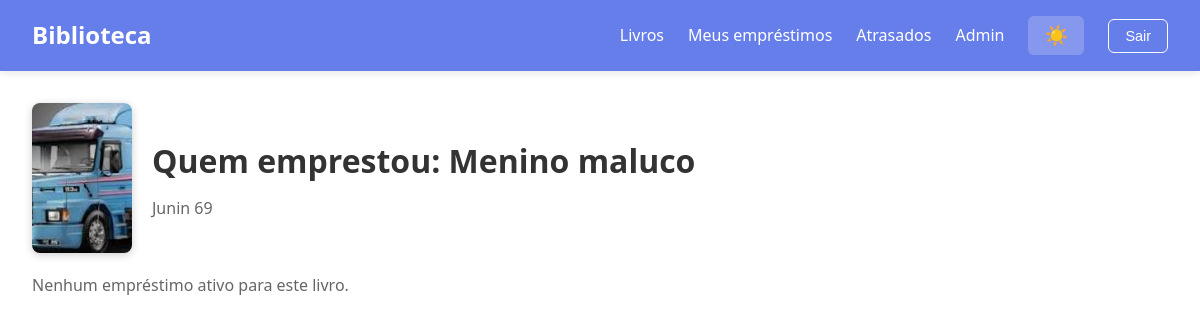
Page /staff/book/1/borrowers/ (signed in) on the earlier database version.
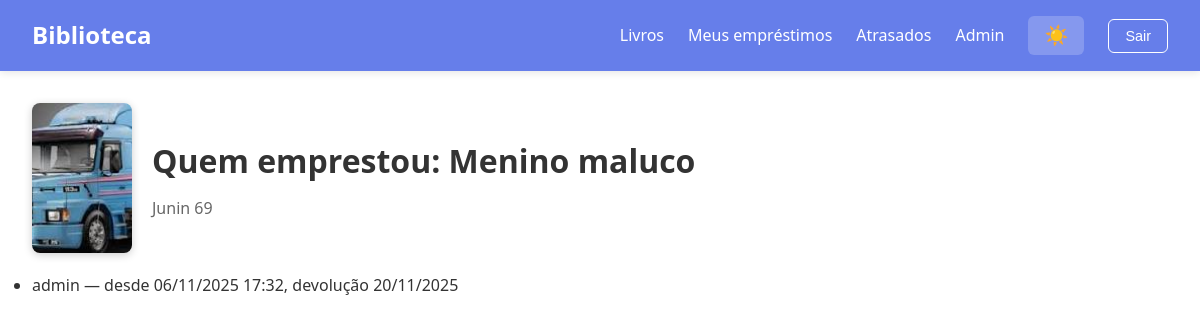
Same page on the later database version.
### catalog/models.py (models this page shows, shortened)
class Loan(models.Model):
    book = models.ForeignKey(
        Book,
        on_delete=models.CASCADE,  # Se livro for deletado, deleta empréstimos
        related_name="loans",  # Permite acessar book.loans
        verbose_name="Livro"
    )
    user = models.ForeignKey(
        settings.AUTH_USER_MODEL,  # Modelo de usuário do Django
        on_delete=models.CASCADE,
        related_name="loans",
        verbose_name="Usuário"
    )
    borrowed_at = models.DateTimeField(auto_now_add=True, verbose_name="Emprestado em")
    due_date = models.DateField(verbose_name="Devolver até")
    returned_at = models.DateTimeField(null=True, blank=True, verbose_name="Devolvido em")
    class Meta:
        ordering = ["-borrowed_at"]  # Mais recentes primeiro (- = decrescente)
        verbose_name = "Empréstimo"
        verbose_name_plural = "Empréstimos"
        constraints = [
            models.CheckConstraint(
                check=Q(due_date__gte=Cast(F("borrowed_at"), output_field=models.DateField())),
                name="loan_due_after_borrowed",
            ),
        ]

### catalog/views.py (the view)
# urls.py: path('staff/book/<int:book_id>/borrowers/', views.admin_book_borrowers, name='admin_book_borrowers'),
@login_required
@user_passes_test(_is_staff)
def admin_book_borrowers(request, book_id):
    book = get_object_or_404(Book, pk=book_id)
    active_loans = book.loans.filter(returned_at__isnull=True).select_related('user')
    return render(request, 'catalog/admin_book_borrowers.html', {
        'book': book,
        'active_loans': active_loans
    })

### catalog/views.py (called while the page is built)
def _is_staff(user):
    return user.is_staff

### templates/catalog/admin_book_borrowers.html (shortened to what this page needs)
{% extends 'base.html' %}
{% block content %}
  <div style="display: flex; align-items: center; gap: 20px; margin-bottom: 20px;">
    {% if book.image %}
      <img src="{{ book.image.url }}" alt="Capa de {{ book.title }}"
           style="width: 100px; height: 150px; object-fit: cover; border-radius: 8px;
                  box-shadow: 0 2px 8px rgba(0,0,0,0.2);">
    {% else %}
      <div style="width: 100px; height: 150px; background: var(--accent);
                  border-radius: 8px; display: flex; align-items: center;
                  justify-content: center; color: var(--bg); font-size: 12px;
                  text-align: center; box-shadow: 0 2px 8px rgba(0,0,0,0.2);">Sem capa</div>
    {% endif %}
    <div>
      <h1 style="margin: 0 0 10px 0;">Quem emprestou: {{ book.title }}</h1>
      <p style="margin: 0; color: var(--muted);">{{ book.author }}</p>
    </div>
  </div>
  {% if active_loans %}
    <ul>
      {% for loan in active_loans %}
        <li>{{ loan.user.get_username }} — desde {{ loan.borrowed_at|date:'d/m/Y H:i' }},
            devolução {{ loan.due_date|date:'d/m/Y' }}</li>
      {% endfor %}
    </ul>
  {% else %}
    <p class="muted">Nenhum empréstimo ativo para este livro.</p>
  {% endif %}
{% endblock %}

Differences in the rows shown:
added Loan: user.get_username "admin", borrowed_at "06/11/2025 17:32", due_date "20/11/2025"
Other differences:
text no longer shown: "Nenhum empréstimo ativo para este livro."
